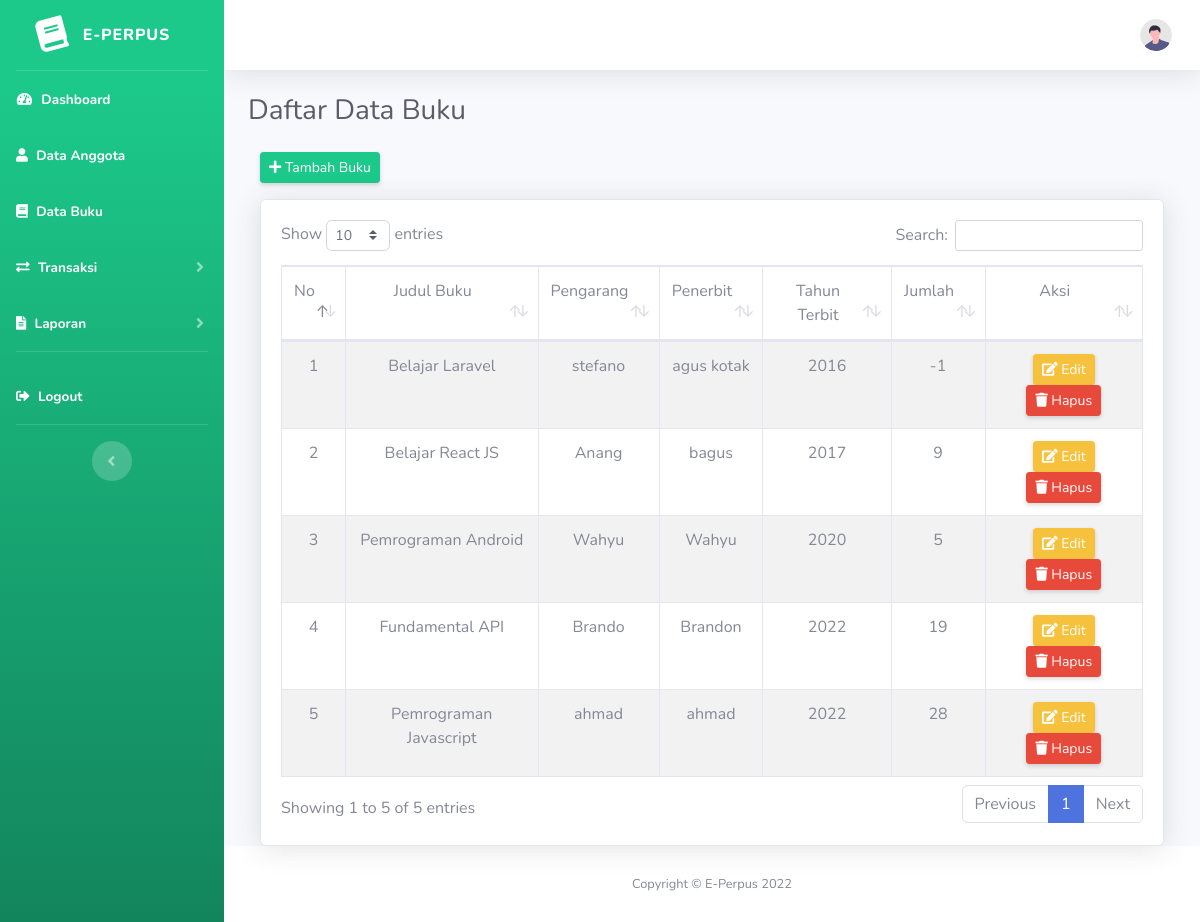
The app's page /index.php/buku, older data.
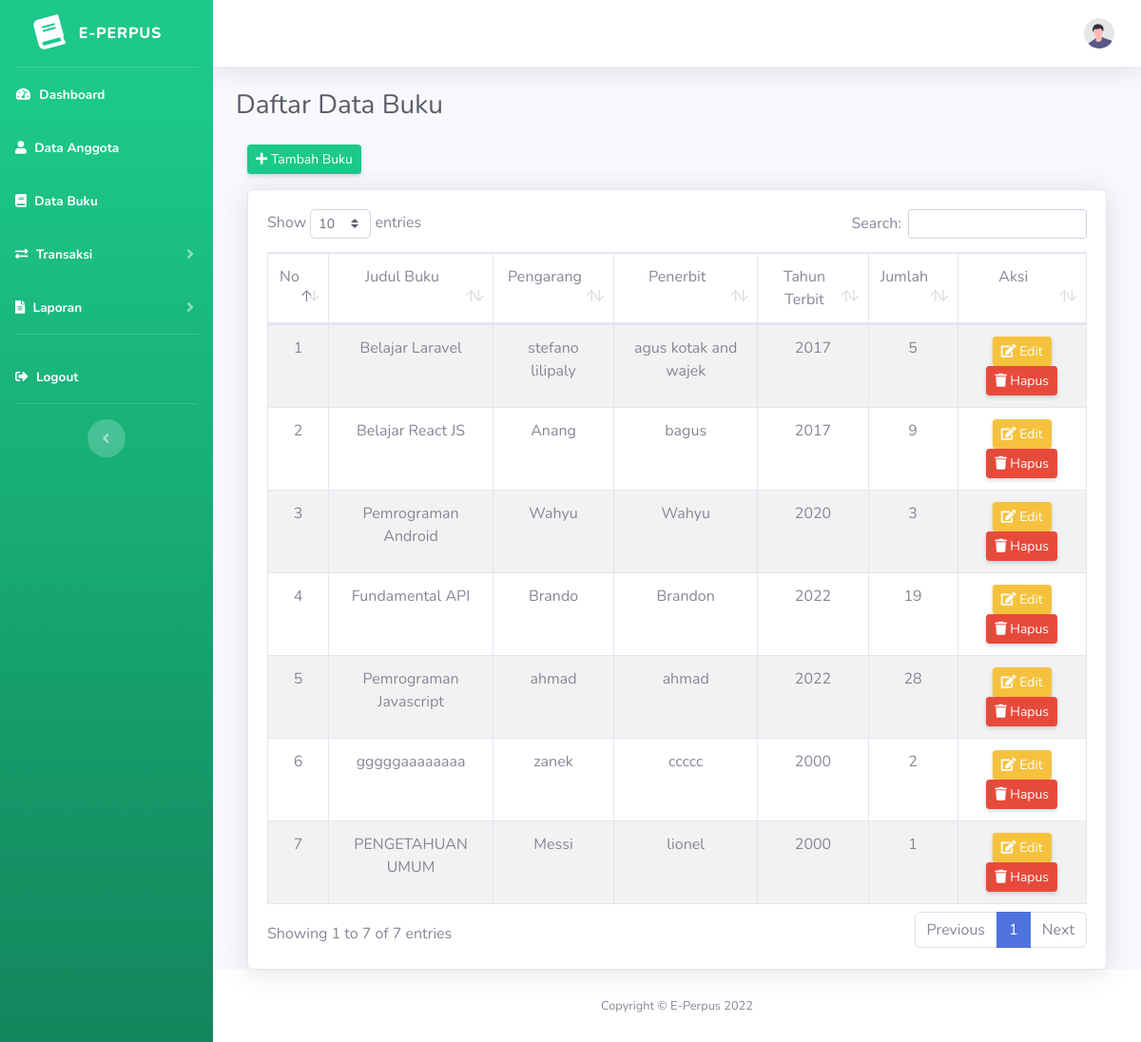
The same page, newer data.
### tables this page shows
CREATE TABLE `buku` (
  `id_buku` int(11) NOT NULL,
  `pengarang` varchar(255) NOT NULL,
  `penerbit` varchar(255) NOT NULL,
  `judul_buku` varchar(50) NOT NULL,
  `tahun_terbit` int(11) NOT NULL,
  `jumlah` int(11) NOT NULL
);

### application/controllers/Buku.php (called while the page is built, shortened)
<?php
class Buku extends CI_Controller {
    public function __construct()
    {
        $this->load->model('m_buku');
    }
    public function index()
    {
        $isi['content'] = 'buku/v_buku';
        $isi['judul'] = 'Daftar Data Buku';
        $isi['data_buku'] = $this->db->get('buku')->result();
        $this->load->view('v_dashboard', $isi);
    }
}

### index.php (called while the page is built, shortened)
<?php
require_once BASEPATH.'core/CodeIgniter.php';

### application/views/buku/v_buku.php (the view, shortened to what this page needs)
<div class="container-fluid">
    <div class="row">
        <div class="col-md-12 mb-3">
            <a href="<?= base_url('Buku/tambah_buku'); ?>" class="btn btn-sm btn-success shadow-sm"><i class="fa fa-plus"></i> Tambah Buku</a>
        </div>
    </div>
    <div class="card shadow">
        <div class="card-body">
            <div class="table-responsive">
                <table class="table table-bordered table-striped text-center" id="dataTable" width="100%" cellspacing="0">
                    <thead>
                        <tr>
                            <td>No</td>
                            <td>Judul Buku</td>
                            <td>Pengarang</td>
                            <td>Penerbit</td>
                            <td>Tahun Terbit</td>
                            <td>Jumlah</td>
                            <td>Aksi</td>
                        </tr>
                    </thead>
                    <tbody>
                        <?php
                            $no = 1;
                            foreach ($data_buku AS $row) {?>
                                <tr>
                                    <td><?= $no++; ?></td>
                                    <td><?= $row->judul_buku; ?></td>
                                    <td><?= $row->pengarang; ?></td>
                                    <td><?= $row->penerbit; ?></td>
                                    <td><?= $row->tahun_terbit; ?></td>
                                    <td><?= $row->jumlah; ?></td>
                                    <td>
                                        <a href="<?= base_url()?>Buku/edit/<?= $row->id_buku; ?>" class="btn btn-sm btn-warning shadow-sm"><i class="fa fa-edit"></i> Edit</a>
                                        <a href="<?= base_url()?>Buku/hapus/<?= $row->id_buku; ?>" class="btn btn-sm btn-danger shadow-sm" onclick="return confirm('Anda Yakin Ingin Menghapus ?');"><i class="fa fa-trash"></i> Hapus</a>
                                    </td>
                                </tr>
                            <?php }
                        ?>
                    </tbody>
                </table>
            </div>
        </div>
    </div>
</div>

Row changes from the older to the newer data that the page shows:
changed buku "Belajar Laravel": pengarang "stefano" → "stefano lilipaly"; penerbit "agus kotak" → "agus kotak and wajek"; tahun_terbit "2016" → "2017"; jumlah "-1" → "5"
changed buku "Pemrograman Android": jumlah "5" → "3"
added buku: judul_buku "gggggaaaaaaaa", pengarang "zanek", penerbit "ccccc", tahun_terbit "2000", jumlah "2"
added buku: judul_buku "PENGETAHUAN UMUM", pengarang "Messi", penerbit "lionel", tahun_terbit "2000", jumlah "1"
Text that changed along with them:
text written by a page script: "Show entries Search: Showing 1 to 5 of 5 entries Previous 1 Next" → "Show entries Search: Showing 1 to 7 of 7 entries Previous 1 Next"
